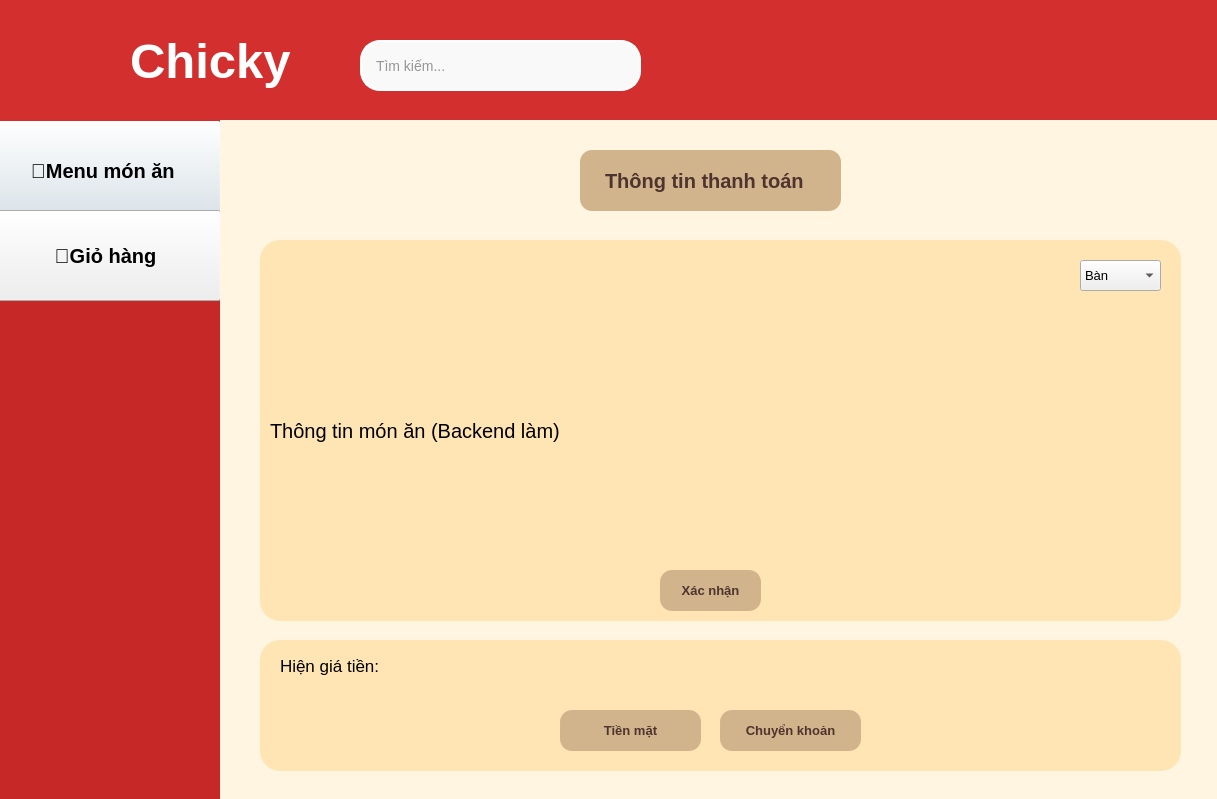
<?xml version="1.0" encoding="UTF-8"?>
<ui version="4.0">
 <class>Dialog</class>
 <widget class="QDialog" name="Dialog">
  <property name="geometry">
   <rect>
    <x>0</x>
    <y>0</y>
    <width>1217</width>
    <height>799</height>
   </rect>
  </property>
  <property name="font">
   <font>
    <pointsize>15</pointsize>
   </font>
  </property>
  <property name="windowTitle">
   <string>Dialog</string>
  </property>
  <widget class="QLabel" name="label_5">
   <property name="geometry">
    <rect>
     <x>0</x>
     <y>120</y>
     <width>221</width>
     <height>681</height>
    </rect>
   </property>
   <property name="font">
    <font>
     <pointsize>15</pointsize>
     <weight>75</weight>
     <bold>true</bold>
    </font>
   </property>
   <property name="styleSheet">
    <string notr="true">background-color: #C62828
</string>
   </property>
   <property name="text">
    <string/>
   </property>
  </widget>
  <widget class="QPushButton" name="mon_an">
   <property name="geometry">
    <rect>
     <x>-10</x>
     <y>120</y>
     <width>231</width>
     <height>101</height>
    </rect>
   </property>
   <property name="font">
    <font>
     <pointsize>15</pointsize>
     <weight>75</weight>
     <bold>true</bold>
    </font>
   </property>
   <property name="styleSheet">
    <string notr="true"/>
   </property>
   <property name="text">
    <string>🍰Menu món ăn </string>
   </property>
  </widget>
  <widget class="QPushButton" name="gio_hang">
   <property name="geometry">
    <rect>
     <x>-10</x>
     <y>210</y>
     <width>231</width>
     <height>91</height>
    </rect>
   </property>
   <property name="font">
    <font>
     <pointsize>15</pointsize>
     <weight>75</weight>
     <bold>true</bold>
    </font>
   </property>
   <property name="styleSheet">
    <string notr="true"/>
   </property>
   <property name="text">
    <string>🛒Giỏ hàng</string>
   </property>
  </widget>
  <widget class="QLabel" name="label_4">
   <property name="geometry">
    <rect>
     <x>30</x>
     <y>20</y>
     <width>91</width>
     <height>91</height>
    </rect>
   </property>
   <property name="styleSheet">
    <string notr="true">border-image: url(:/pic/logoss.png);</string>
   </property>
   <property name="text">
    <string/>
   </property>
  </widget>
  <widget class="QLineEdit" name="tim_kiem">
   <property name="geometry">
    <rect>
     <x>360</x>
     <y>40</y>
     <width>281</width>
     <height>51</height>
    </rect>
   </property>
   <property name="font">
    <font>
     <pointsize>-1</pointsize>
    </font>
   </property>
   <property name="styleSheet">
    <string notr="true">QLineEdit {
    border: 2px solid white;
    border-radius: 20px;
    padding: 6px 12px;
    background-color: #f9f9f9;
    font-size: 14px;
    color: #333;
}

QLineEdit:focus {
    border: 2px solid white;  /* vẫn là trắng khi focus */
}
</string>
   </property>
   <property name="text">
    <string/>
   </property>
   <property name="placeholderText">
    <string>Tìm kiếm...</string>
   </property>
  </widget>
  <widget class="QLabel" name="label_3">
   <property name="geometry">
    <rect>
     <x>130</x>
     <y>10</y>
     <width>211</width>
     <height>101</height>
    </rect>
   </property>
   <property name="font">
    <font>
     <pointsize>37</pointsize>
     <weight>75</weight>
     <bold>true</bold>
    </font>
   </property>
   <property name="styleSheet">
    <string notr="true">QLabel {
    color: white;
    background-color: transparent;  /* làm nền trong suốt nếu muốn */            /* tùy chỉnh cỡ chữ nếu cần */
    font-weight: bold;              /* chữ đậm */
}
</string>
   </property>
   <property name="text">
    <string>Chicky</string>
   </property>
  </widget>
  <widget class="QLabel" name="label_2">
   <property name="geometry">
    <rect>
     <x>0</x>
     <y>0</y>
     <width>1231</width>
     <height>121</height>
    </rect>
   </property>
   <property name="font">
    <font>
     <family>Microsoft YaHei UI</family>
     <pointsize>35</pointsize>
     <weight>75</weight>
     <bold>true</bold>
    </font>
   </property>
   <property name="styleSheet">
    <string notr="true">background-color: #D32F2F</string>
   </property>
   <property name="text">
    <string/>
   </property>
  </widget>
  <widget class="QLabel" name="label_6">
   <property name="geometry">
    <rect>
     <x>220</x>
     <y>120</y>
     <width>1001</width>
     <height>681</height>
    </rect>
   </property>
   <property name="styleSheet">
    <string notr="true">background-color: rgb(255, 245, 225);</string>
   </property>
   <property name="text">
    <string/>
   </property>
  </widget>
  <widget class="QLabel" name="label_55">
   <property name="geometry">
    <rect>
     <x>580</x>
     <y>150</y>
     <width>261</width>
     <height>61</height>
    </rect>
   </property>
   <property name="styleSheet">
    <string notr="true">QLabel {
    background-color: #d2b48c;  /* Nâu nhạt (beige) */
    color: #4e342e;              /* Nâu đậm cho chữ */
    font-size: 20px;
    font-weight: bold;
    padding: 10px 20px;
    border-radius: 12px;
    qproperty-alignment: AlignCenter;
}
</string>
   </property>
   <property name="text">
    <string>Thông tin thanh toán</string>
   </property>
  </widget>
  <widget class="QLabel" name="label_7">
   <property name="geometry">
    <rect>
     <x>260</x>
     <y>240</y>
     <width>921</width>
     <height>381</height>
    </rect>
   </property>
   <property name="styleSheet">
    <string notr="true">QLabel {
      background-color: #ffe5b4;  /* Nâu nhạt (beige) */
    color: black;
 
    border-radius: 20px;
    padding: 5px;
}
</string>
   </property>
   <property name="text">
    <string>Thông tin món ăn (Backend làm)</string>
   </property>
  </widget>
  <widget class="QLabel" name="label_8">
   <property name="geometry">
    <rect>
     <x>260</x>
     <y>640</y>
     <width>921</width>
     <height>131</height>
    </rect>
   </property>
   <property name="styleSheet">
    <string notr="true">QLabel {
      background-color: #ffe5b4;  /* Nâu nhạt (beige) */
    color: black;
 
    border-radius: 20px;
    padding: 5px;
}
</string>
   </property>
   <property name="text">
    <string/>
   </property>
  </widget>
  <widget class="QLabel" name="label_9">
   <property name="geometry">
    <rect>
     <x>280</x>
     <y>650</y>
     <width>261</width>
     <height>31</height>
    </rect>
   </property>
   <property name="font">
    <font>
     <pointsize>13</pointsize>
    </font>
   </property>
   <property name="text">
    <string>Hiện giá tiền:</string>
   </property>
  </widget>
  <widget class="QPushButton" name="chuyen_khoan">
   <property name="geometry">
    <rect>
     <x>720</x>
     <y>710</y>
     <width>141</width>
     <height>41</height>
    </rect>
   </property>
   <property name="styleSheet">
    <string notr="true">QPushButton {
    background-color: #d2b48c;   /* Nâu nhạt (beige) */
    color: #4e342e;               /* Nâu đậm cho chữ */
    font-size: 13px;
    font-weight: bold;
    padding: 10px 20px;
    border-radius: 12px;
    /* Văn bản button vốn đã canh giữa, 
       nếu muốn chắc, có thể dùng text-align */
    text-align: center;
}

/* Tuỳ chọn thêm hiệu ứng hover/pressed */
QPushButton:hover {
    background-color: #e0c2a0;
}
QPushButton:pressed {
    background-color: #bfa284;
}
</string>
   </property>
   <property name="text">
    <string>Chuyển khoản</string>
   </property>
  </widget>
  <widget class="QPushButton" name="tien_mat">
   <property name="geometry">
    <rect>
     <x>560</x>
     <y>710</y>
     <width>141</width>
     <height>41</height>
    </rect>
   </property>
   <property name="styleSheet">
    <string notr="true">QPushButton {
    background-color: #d2b48c;   /* Nâu nhạt (beige) */
    color: #4e342e;               /* Nâu đậm cho chữ */
    font-size: 13px;
    font-weight: bold;
    padding: 10px 20px;
    border-radius: 12px;
    /* Văn bản button vốn đã canh giữa, 
       nếu muốn chắc, có thể dùng text-align */
    text-align: center;
}

/* Tuỳ chọn thêm hiệu ứng hover/pressed */
QPushButton:hover {
    background-color: #e0c2a0;
}
QPushButton:pressed {
    background-color: #bfa284;
}
</string>
   </property>
   <property name="text">
    <string>Tiền mặt</string>
   </property>
  </widget>
  <widget class="QPushButton" name="xac_nhan">
   <property name="geometry">
    <rect>
     <x>660</x>
     <y>570</y>
     <width>101</width>
     <height>41</height>
    </rect>
   </property>
   <property name="styleSheet">
    <string notr="true">QPushButton {
    background-color: #d2b48c;   /* Nâu nhạt (beige) */
    color: #4e342e;               /* Nâu đậm cho chữ */
    font-size: 13px;
    font-weight: bold;
    padding: 10px 20px;
    border-radius: 12px;
    /* Văn bản button vốn đã canh giữa, 
       nếu muốn chắc, có thể dùng text-align */
    text-align: center;
}

/* Tuỳ chọn thêm hiệu ứng hover/pressed */
QPushButton:hover {
    background-color: #e0c2a0;
}
QPushButton:pressed {
    background-color: #bfa284;
}
</string>
   </property>
   <property name="text">
    <string>Xác nhận</string>
   </property>
  </widget>
  <widget class="QComboBox" name="chon_ban">
   <property name="geometry">
    <rect>
     <x>1080</x>
     <y>260</y>
     <width>81</width>
     <height>31</height>
    </rect>
   </property>
   <property name="font">
    <font>
     <pointsize>10</pointsize>
    </font>
   </property>
   <property name="cursor">
    <cursorShape>ArrowCursor</cursorShape>
   </property>
   <property name="layoutDirection">
    <enum>Qt::LeftToRight</enum>
   </property>
   <item>
    <property name="text">
     <string>Bàn</string>
    </property>
   </item>
   <item>
    <property name="text">
     <string>Bàn 1</string>
    </property>
   </item>
   <item>
    <property name="text">
     <string>Bàn 2</string>
    </property>
   </item>
   <item>
    <property name="text">
     <string>Bàn 3</string>
    </property>
   </item>
   <item>
    <property name="text">
     <string>Bàn 4</string>
    </property>
   </item>
   <item>
    <property name="text">
     <string>Bàn 5</string>
    </property>
   </item>
   <item>
    <property name="text">
     <string>Bàn 6</string>
    </property>
   </item>
   <item>
    <property name="text">
     <string>Bàn 7</string>
    </property>
   </item>
   <item>
    <property name="text">
     <string>Bàn 8</string>
    </property>
   </item>
   <item>
    <property name="text">
     <string>Bàn 9</string>
    </property>
   </item>
   <item>
    <property name="text">
     <string>Bàn 10</string>
    </property>
   </item>
   <item>
    <property name="text">
     <string>Bàn 11</string>
    </property>
   </item>
   <item>
    <property name="text">
     <string>Bàn 12</string>
    </property>
   </item>
  </widget>
  <zorder>label_5</zorder>
  <zorder>mon_an</zorder>
  <zorder>gio_hang</zorder>
  <zorder>label_2</zorder>
  <zorder>label_4</zorder>
  <zorder>label_3</zorder>
  <zorder>tim_kiem</zorder>
  <zorder>label_6</zorder>
  <zorder>label_55</zorder>
  <zorder>label_7</zorder>
  <zorder>label_8</zorder>
  <zorder>label_9</zorder>
  <zorder>chuyen_khoan</zorder>
  <zorder>tien_mat</zorder>
  <zorder>xac_nhan</zorder>
  <zorder>chon_ban</zorder>
 </widget>
 <resources>
  <include location="doan.qrc"/>
 </resources>
 <connections/>
</ui>
